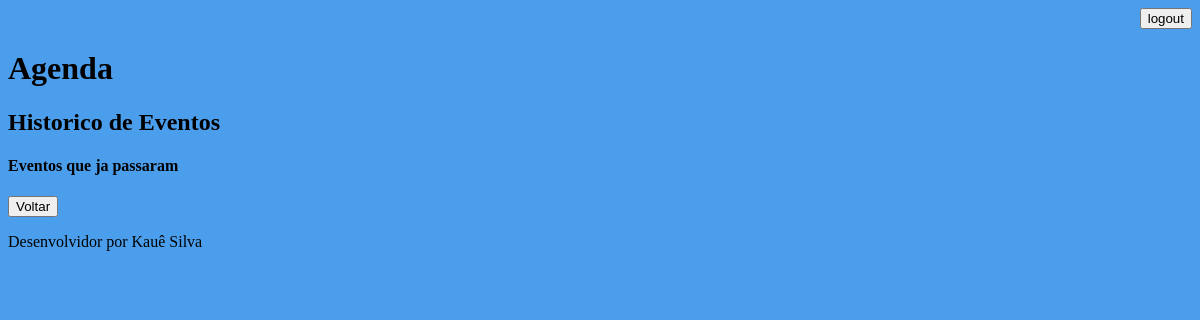
The page /agenda/historico/ (signed in) on the database as committed earlier.
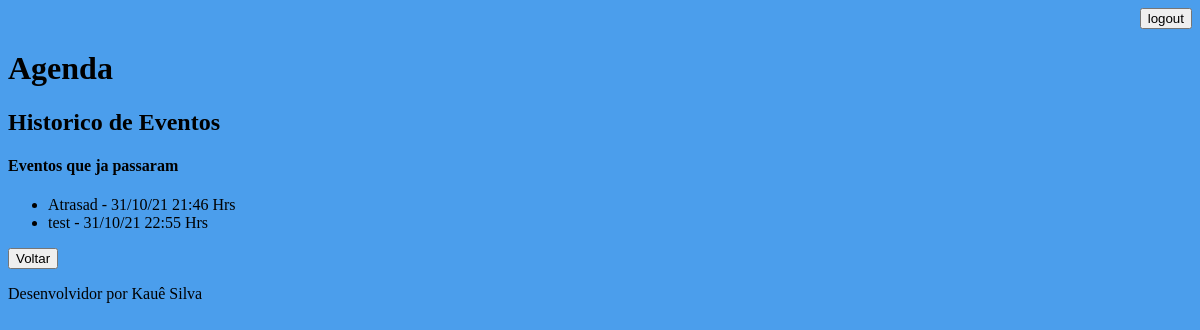
The same page on the database as committed later.
### core/models.py (models this page shows, shortened)
class Evento(models.Model):
    titulo = models.CharField(max_length=100)
    descricao = models.TextField(blank=True, null=True)
    data_evento = models.DateTimeField(verbose_name='Data do Evento')
    data_criacao = models.DateTimeField(auto_now=True)
    local = models.CharField(max_length=30, blank=True, null=True)
    usuario = models.ForeignKey(User, on_delete=models.CASCADE)
    class Meta:
        db_table = 'evento'
    def get_data_evento(self):
        return self.data_evento.strftime('%d/%m/%y %H:%M Hrs')

### core/views.py (the view)
# urls.py: path('agenda/historico/', views.historico)
@login_required(login_url='/login/')
def historico(request):
    data_atual = datetime.now()
    usuario = request.user
    eventos = Evento.objects.filter(usuario=usuario, data_evento__lt = data_atual)
    dados = {'eventos':eventos}
    return render(request, 'historico.html', dados)

### templates/historico.html
{% extends "model-page.html" %}
{% block content %}
<h2>Historico de Eventos</h2>
<h4>Eventos que ja passaram</h4>
<ul>
    {% for evento in eventos %}
        <li>
            {{evento.titulo}} - {{evento.get_data_evento}}
        </li>
    {% endfor %}
</ul>
<a href="/agenda">
    <button>Voltar</button>
</a>
{% endblock %}

Rows that differ between the two databases and show on the page:
added Evento: titulo "Atrasad", get_data_evento "31/10/21 21:46 Hrs"
added Evento: titulo "test", get_data_evento "31/10/21 22:55 Hrs"
